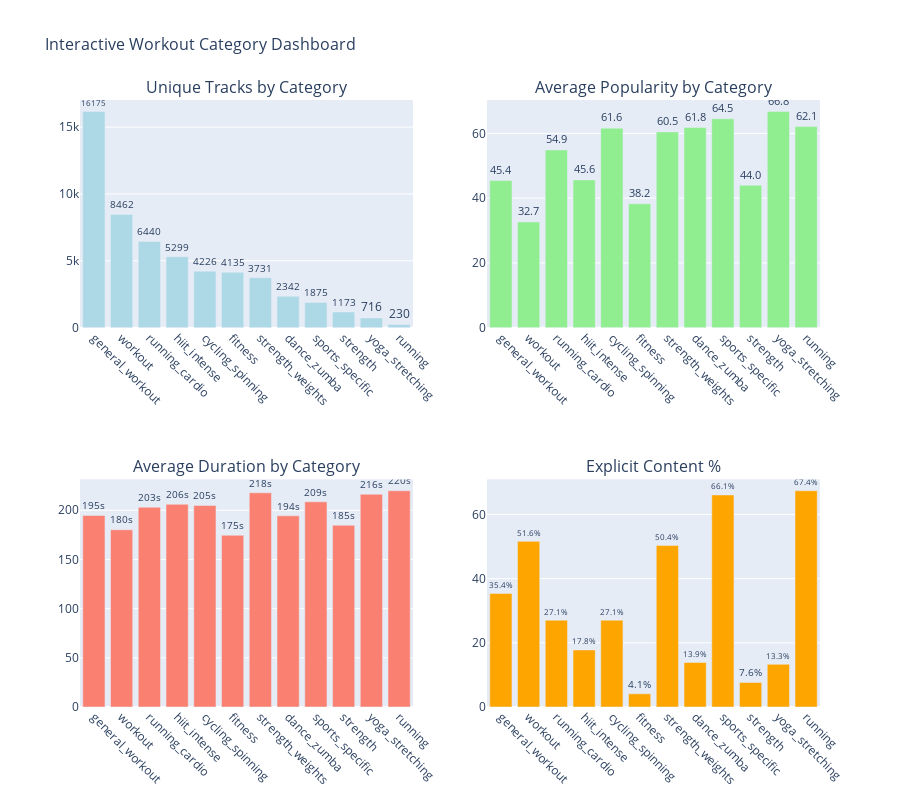

Here is the notebook cell this chart was saved with:
### Code cell
# Interactive Plotly Visualization
print("\n" + "="*80)
print("Interactive Category Dashboard")
print("="*80)

# Create interactive dashboard
fig = make_subplots(
    rows=2, cols=2,
    subplot_titles=('Unique Tracks by Category', 
                    'Average Popularity by Category',
                    'Average Duration by Category',
                    'Explicit Content %'),
    specs=[[{'type': 'bar'}, {'type': 'bar'}],
           [{'type': 'bar'}, {'type': 'bar'}]]
)

# Plot 1: Unique Tracks
fig.add_trace(
    go.Bar(x=df_cat['category'], y=df_cat['unique_tracks'],
           name='Unique Tracks', marker_color='lightblue',
           text=df_cat['unique_tracks'], textposition='outside'),
    row=1, col=1
)

# Plot 2: Popularity
fig.add_trace(
    go.Bar(x=df_cat['category'], y=df_cat['avg_popularity'],
           name='Popularity', marker_color='lightgreen',
           text=[f'{x:.1f}' for x in df_cat['avg_popularity']], textposition='outside'),
    row=1, col=2
)

# Plot 3: Duration
fig.add_trace(
    go.Bar(x=df_cat['category'], y=df_cat['avg_duration_sec'],
           name='Duration', marker_color='salmon',
           text=[f'{x:.0f}s' for x in df_cat['avg_duration_sec']], textposition='outside'),
    row=2, col=1
)

# Plot 4: Explicit
fig.add_trace(
    go.Bar(x=df_cat['category'], y=df_cat['explicit_pct'],
           name='Explicit %', marker_color='orange',
           text=[f'{x:.1f}%' for x in df_cat['explicit_pct']], textposition='outside'),
    row=2, col=2
)

fig.update_layout(height=800, showlegend=False, 
                  title_text="Interactive Workout Category Dashboard",
                  title_font_size=16)
fig.update_xaxes(tickangle=45)

fig.write_html('../data/analytics/6_interactive_dashboard.html')
fig.show()

print("\n✅ Saved: interactive_dashboard.html (open in browser!)")

### Figure 1 — Plotly figure (JSON) as saved in the notebook; plotly's stock layout.template omitted (floating-point values rounded to 4 significant figures)
{"data": [{"marker": {"color": "lightblue"}, "name": "Unique Tracks", "text": [16180.0, 8462.0, 6440.0, 5299.0, 4226.0, 4135.0, 3731.0, 2342.0, 1875.0, 1173.0, 716.0, 230.0], "textposition": "outside", "type": "bar", "x": ["general_workout", "workout", "running_cardio", "hiit_intense", "cycling_spinning", "fitness", "strength_weights", "dance_zumba", "sports_specific", "strength", "yoga_stretching", "running"], "xaxis": "x", "y": [16175, 8462, 6440, 5299, 4226, 4135, 3731, 2342, 1875, 1173, 716, 230], "yaxis": "y"}, {"marker": {"color": "lightgreen"}, "name": "Popularity", "text": ["45.4", "32.7", "54.9", "45.6", "61.6", "38.2", "60.5", "61.8", "64.5", "44.0", "66.8", "62.1"], "textposition": "outside", "type": "bar", "x": ["general_workout", "workout", "running_cardio", "hiit_intense", "cycling_spinning", "fitness", "strength_weights", "dance_zumba", "sports_specific", "strength", "yoga_stretching", "running"], "xaxis": "x2", "y": [45.42, 32.67, 54.9, 45.62, 61.62, 38.25, 60.46, 61.82, 64.51, 43.99, 66.8, 62.1], "yaxis": "y2"}, {"marker": {"color": "salmon"}, "name": "Duration", "text": ["195s", "180s", "203s", "206s", "205s", "175s", "218s", "194s", "209s", "185s", "216s", "220s"], "textposition": "outside", "type": "bar", "x": ["general_workout", "workout", "running_cardio", "hiit_intense", "cycling_spinning", "fitness", "strength_weights", "dance_zumba", "sports_specific", "strength", "yoga_stretching", "running"], "xaxis": "x3", "y": [194.7, 180.2, 203.0, 206.1, 204.9, 174.6, 217.7, 194.3, 208.6, 184.7, 216.3, 219.8], "yaxis": "y3"}, {"marker": {"color": "orange"}, "name": "Explicit %", "text": ["35.4%", "51.6%", "27.1%", "17.8%", "27.1%", "4.1%", "50.4%", "13.9%", "66.1%", "7.6%", "13.3%", "67.4%"], "textposition": "outside", "type": "bar", "x": ["general_workout", "workout", "running_cardio", "hiit_intense", "cycling_spinning", "fitness", "strength_weights", "dance_zumba", "sports_specific", "strength", "yoga_stretching", "running"], "xaxis": "x4", "y": [35.39, 51.62, 27.07, 17.78, 27.07, 4.11, 50.37, 13.87, 66.08, 7.647, 13.3, 67.39], "yaxis": "y4"}], "layout": {"annotations": [{"font": {"size": 16}, "showarrow": false, "text": "Unique Tracks by Category", "x": 0.225, "xanchor": "center", "xref": "paper", "y": 1, "yanchor": "bottom", "yref": "paper"}, {"font": {"size": 16}, "showarrow": false, "text": "Average Popularity by Category", "x": 0.775, "xanchor": "center", "xref": "paper", "y": 1, "yanchor": "bottom", "yref": "paper"}, {"font": {"size": 16}, "showarrow": false, "text": "Average Duration by Category", "x": 0.225, "xanchor": "center", "xref": "paper", "y": 0.375, "yanchor": "bottom", "yref": "paper"}, {"font": {"size": 16}, "showarrow": false, "text": "Explicit Content %", "x": 0.775, "xanchor": "center", "xref": "paper", "y": 0.375, "yanchor": "bottom", "yref": "paper"}], "height": 800, "showlegend": false, "title": {"font": {"size": 16}, "text": "Interactive Workout Category Dashboard"}, "xaxis": {"anchor": "y", "domain": [0, 0.45], "tickangle": 45}, "xaxis2": {"anchor": "y2", "domain": [0.55, 1], "tickangle": 45}, "xaxis3": {"anchor": "y3", "domain": [0, 0.45], "tickangle": 45}, "xaxis4": {"anchor": "y4", "domain": [0.55, 1], "tickangle": 45}, "yaxis": {"anchor": "x", "domain": [0.625, 1]}, "yaxis2": {"anchor": "x2", "domain": [0.625, 1]}, "yaxis3": {"anchor": "x3", "domain": [0, 0.375]}, "yaxis4": {"anchor": "x4", "domain": [0, 0.375]}}}
